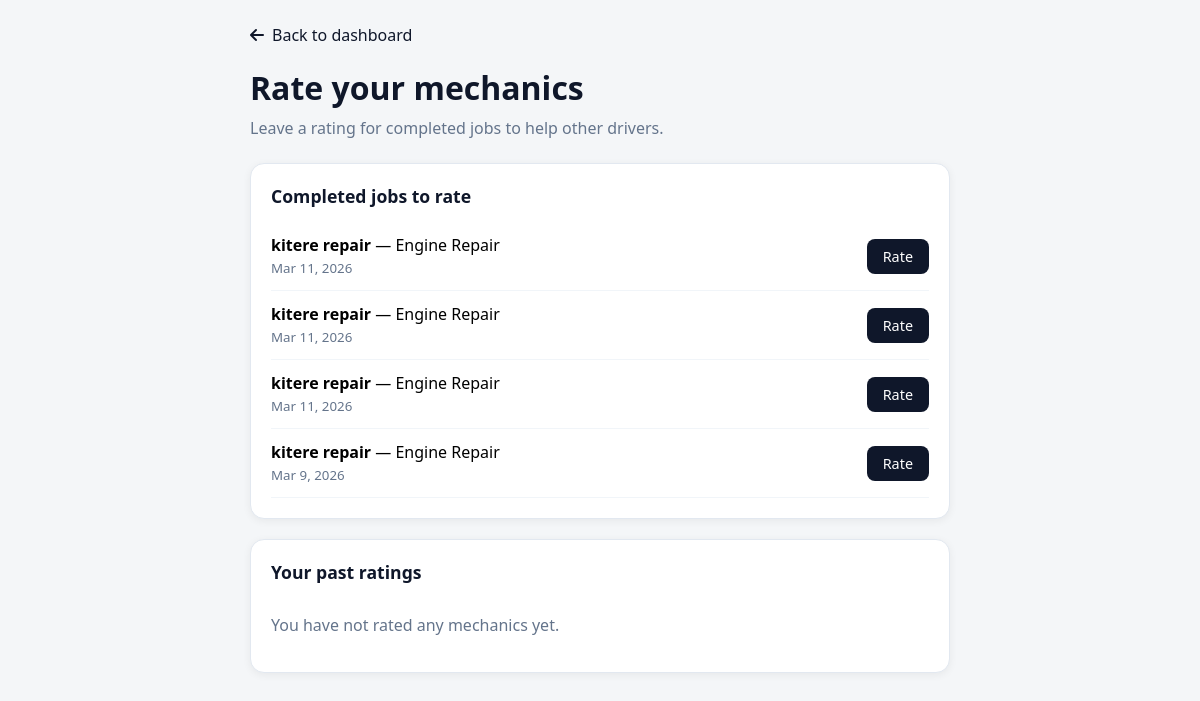
The page /dashboard/rate_mechanic.php (signed in) on the database as committed earlier.
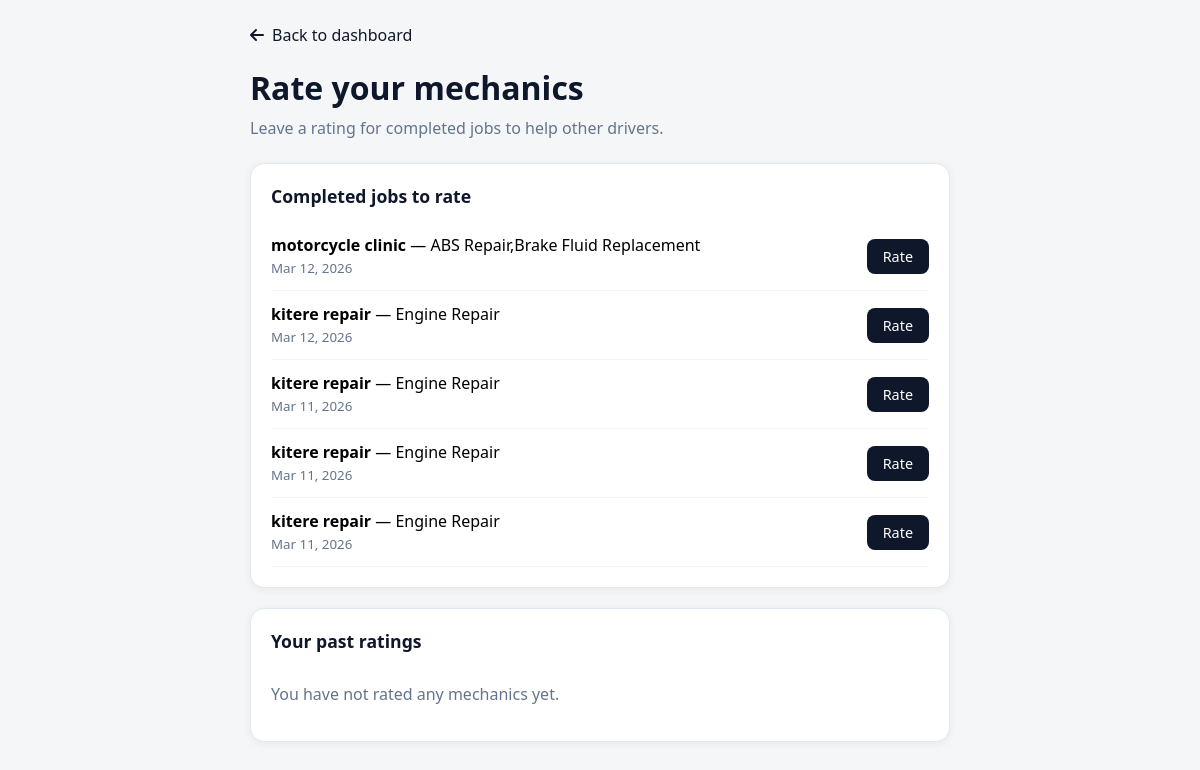
The same page on the database as committed later.
### tables this page shows
CREATE TABLE `bookings` (
  `id` int(11) NOT NULL,
  `driver_id` int(11) NOT NULL,
  `mechanic_id` int(11) NOT NULL,
  `service_requested` varchar(255) DEFAULT NULL,
  `vehicle_type` varchar(50) DEFAULT NULL,
  `booking_status` enum('pending','accepted','completed','cancelled') DEFAULT 'pending',
  `accepted_at` datetime DEFAULT NULL,
  `driver_latitude` decimal(9,6) DEFAULT NULL,
  `driver_longitude` decimal(9,6) DEFAULT NULL,
  `driver_address` varchar(255) DEFAULT NULL,
  `notes` text DEFAULT NULL,
  `created_at` datetime DEFAULT current_timestamp(),
  `updated_at` datetime DEFAULT current_timestamp() ON UPDATE current_timestamp()
);

CREATE TABLE `mechanics` (
  `id` int(11) NOT NULL,
  `user_id` int(11) NOT NULL,
  `garage_name` varchar(255) NOT NULL,
  `experience` int(11) NOT NULL,
  `certifications` text DEFAULT NULL,
  `vehicle_types` text NOT NULL,
  `services_offered` text NOT NULL,
  `latitude` decimal(9,6) NOT NULL,
  `longitude` decimal(9,6) NOT NULL,
  `availability` tinyint(1) DEFAULT 1,
  `created_at` datetime DEFAULT current_timestamp(),
  `service_ids` longtext DEFAULT NULL CHECK (json_valid(`service_ids`))
);

### dashboard/rate_mechanic.php (the view, shortened to what this page needs)
<?php
require_once __DIR__ . '/../forms/config.php';
$user_id = $_SESSION['user_id'];
$stmt = $conn->prepare("SELECT id FROM drivers WHERE user_id = ?");
$stmt->bind_param("i", $user_id);
$stmt->execute();
$driver = $stmt->get_result()->fetch_assoc();
$driver_id = $driver['id'];
$unrated = $conn->query("
    SELECT b.id, b.service_requested, b.created_at, m.garage_name, u.full_name AS mechanic_name
    FROM bookings b
    JOIN mechanics m ON b.mechanic_id = m.id
    JOIN users u ON m.user_id = u.id
    LEFT JOIN ratings r ON r.booking_id = b.id
    WHERE b.driver_id = {$driver_id} AND b.booking_status = 'completed' AND r.id IS NULL
    ORDER BY b.created_at DESC
");
$unrated_list = $unrated ? $unrated->fetch_all(MYSQLI_ASSOC) : [];
$rated = $conn->query("
    SELECT r.id, r.stars, r.review, r.created_at, b.service_requested, m.garage_name, u.full_name AS mechanic_name
    FROM ratings r
    JOIN bookings b ON r.booking_id = b.id
    JOIN mechanics m ON r.mechanic_id = m.id
    JOIN users u ON m.user_id = u.id
    WHERE r.driver_id = {$driver_id}
    ORDER BY r.created_at DESC
");
$rated_list = $rated ? $rated->fetch_all(MYSQLI_ASSOC) : [];
?>
<!DOCTYPE html>
<html lang="en">
<head>
    <link rel="stylesheet" href="https://cdnjs.cloudflare.com/ajax/libs/font-awesome/6.0.0-beta3/css/all.min.css">
</head>
<body>
<div class="container">
    <a href="driver_dashboard.php" class="back"><i class="fas fa-arrow-left"></i> Back to dashboard</a>
    <h1>Rate your mechanics</h1>
    <p class="sub">Leave a rating for completed jobs to help other drivers.</p>
    <div class="card">
        <h2>Completed jobs to rate</h2>
        <?php if (empty($unrated_list)): ?>
            <p class="empty">No completed bookings to rate.</p>
        <?php else: ?>
            <?php foreach ($unrated_list as $u): ?>
                <div class="booking-row">
                    <div>
                        <strong><?php echo htmlspecialchars($u['garage_name']); ?></strong> — <?php echo htmlspecialchars($u['service_requested'] ?? 'Service'); ?>
                        <br><small style="color:#64748b;"><?php echo date('M j, Y', strtotime($u['created_at'])); ?></small>
                    </div>
                    <button type="button" class="btn btn-primary" onclick="toggleForm(<?php echo (int)$u['id']; ?>)">Rate</button>
                </div>
            <?php endforeach; ?>
        <?php endif; ?>
    </div>
    <div class="card">
        <h2>Your past ratings</h2>
        <?php if (empty($rated_list)): ?>
            <p class="empty">You have not rated any mechanics yet.</p>
        <?php endif; ?>
    </div>
</div>
</body>
</html>

### dashboard/rate_mechanic.php (style rules this page uses)
* { margin: 0; padding: 0; box-sizing: border-box; font-family: 'Segoe UI', sans-serif; }
body { background: #f4f6f8; min-height: 100vh; padding: 24px; }
.container { max-width: 700px; margin: 0 auto; }
h1 { color: #0f172a; margin-bottom: 8px; }
.sub { color: #64748b; margin-bottom: 24px; }
.card { background: #fff; border-radius: 14px; padding: 20px; margin-bottom: 20px; box-shadow: 0 2px 8px rgba(0,0,0,0.06); border: 1px solid #e2e8f0; }
.card h2 { font-size: 1.1rem; margin-bottom: 14px; color: #0f172a; }
.empty { color: #64748b; padding: 16px 0; }
.booking-row { display: flex; justify-content: space-between; align-items: center; padding: 12px 0; border-bottom: 1px solid #f1f5f9; flex-wrap: wrap; gap: 10px; }
.btn { padding: 8px 16px; border-radius: 8px; font-weight: 500; cursor: pointer; border: none; font-size: 0.9rem; }
.btn-primary { background: #0f172a; color: #fff; }
a.back { display: inline-flex; align-items: center; gap: 8px; color: #0f172a; text-decoration: none; font-weight: 500; margin-bottom: 20px; }

Rows that differ between the two databases and show on the page:
removed bookings: mechanic.garage_name "kitere repair", service_requested "Engine Repair", created_at "Mar 9, 2026"
added bookings: mechanic.garage_name "motorcycle clinic", service_requested "ABS Repair,Brake Fluid Replacement", created_at "Mar 12, 2026"
added bookings: mechanic.garage_name "kitere repair", service_requested "Engine Repair", created_at "Mar 12, 2026"
